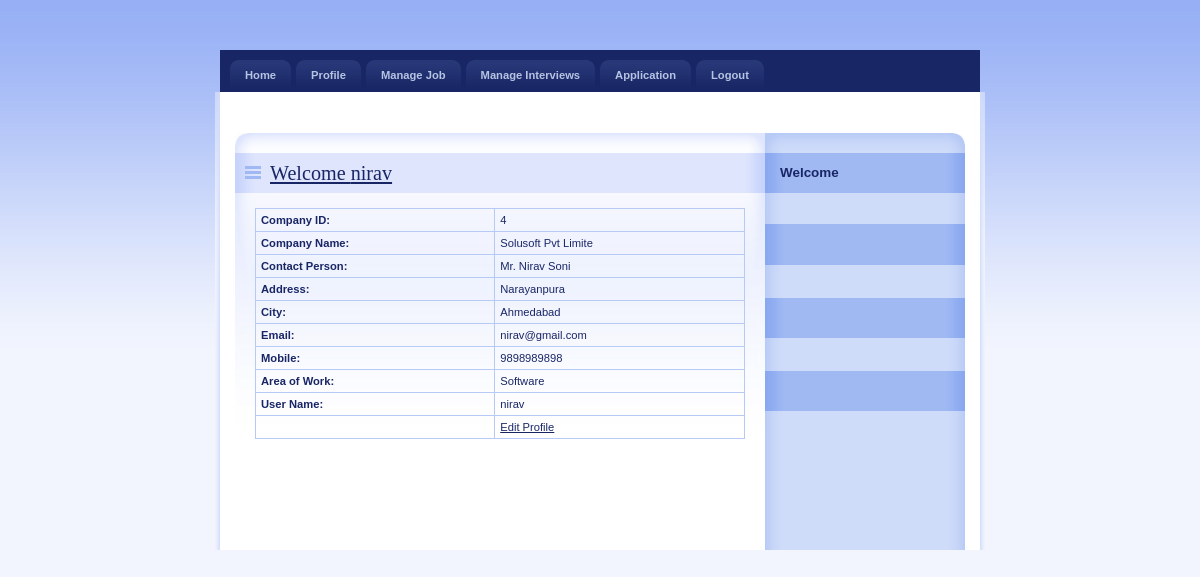
The app's page /Employer/Profile.php (signed in) with its own data.
### tables this page shows
CREATE TABLE IF NOT EXISTS `employer_reg` (
  `EmployerId` int(11) NOT NULL AUTO_INCREMENT,
  `CompanyName` varchar(20) NOT NULL,
  `ContactPerson` varchar(20) NOT NULL,
  `Address` varchar(100) NOT NULL,
  `City` varchar(20) NOT NULL,
  `Email` varchar(40) NOT NULL,
  `Mobile` bigint(20) NOT NULL,
  `Area_Work` varchar(40) NOT NULL,
  `Status` varchar(10) NOT NULL,
  `UserName` varchar(20) NOT NULL,
  `Password` varchar(20) NOT NULL,
  PRIMARY KEY (`EmployerId`)
);

### Employer/Profile.php (the view, shortened to what this page needs)
    <link rel="stylesheet" media="screen,projection" type="text/css" href="./css/main.css" />
    <link rel="stylesheet" media="print" type="text/css" href="./css/print.css" />
    <link rel="stylesheet" media="aural" type="text/css" href="./css/aural.css" />
</head>
<body id="www-url-cz">
<div id="main" class="box">
<?php
include "menu.php"
?>
    <div id="page" class="box">
    <div id="page-in" class="box">
        <div id="strip" class="box noprint">
            <p id="breadcrumbs">&nbsp;</p>
        </div>
        <div id="content">
            <div class="article">
                <h2><span><a href="#">Welcome <?php echo $_SESSION['$UserName_emp'];?></a></span></h2>
               <?php
$ID=$_SESSION['ID'];
$con = mysqli_connect("localhost","root","","job");
$sql = "select * from Employer_Reg where EmployerId ='".$ID."'  ";
$result = mysqli_query($con,$sql);
$row = mysqli_fetch_array($result)
?>
                <table width="100%" border="1" cellspacing="2" cellpadding="2">
                  <tr>
                    <td><strong>Company ID:</strong></td>
                    <td><?php echo $row['EmployerId'];?></td>
                  </tr>
                  <tr>
                    <td><strong>Company Name:</strong></td>
                    <td><?php echo $row['CompanyName'];?></td>
                  </tr>
                  <tr>
                    <td><strong>Contact Person:</strong></td>
                    <td><?php echo $row['ContactPerson'];?></td>
                  </tr>
                  <tr>
                    <td><strong>Address:</strong></td>
                    <td><?php echo $row['Address'];?></td>
                  </tr>
                  <tr>
                    <td><strong>City:</strong></td>
                    <td><?php echo $row['City'];?></td>
                  </tr>
                  <tr>
                    <td><strong>Email:</strong></td>
                    <td><?php echo $row['Email'];?></td>
                  </tr>
                  <tr>
                    <td><strong>Mobile:</strong></td>
                    <td><?php echo $row['Mobile'];?></td>
                  </tr>
                  <tr>
                    <td><strong>Area of Work:</strong></td>
                    <td><?php echo $row['Area_Work'];?></td>
                  </tr>
                  <tr>
                    <td><strong>User Name:</strong></td>
                    <td><?php echo $row['UserName'];?></td>
                  </tr>
                  <tr>
                    <td>&nbsp;</td>
                    <td><a href="EditProfile.php?EmployerId=<?php echo $row['EmployerId']; ?>">Edit Profile</a></td>
                  </tr>
                </table>
              <p>&nbsp;</p>
                <p class="btn-more box noprint">&nbsp;</p>
          </div>
        </div>
<?php
include "right.php"
?>
    </div>
    </div>
</div>
</body>
</html>

### Employer/css/main.css (style rules this page uses)
* { min-height:1px; }
body { border:0; margin:0; padding:0; background:#F2F5FE url("../design/bg.gif") 0 0 repeat-x; font:70%/160% "verdana",sans-serif; color:#192666; _text-align:center; }
a { color:#192666; }
p { border:0; margin:15px 0; padding:0; }
div { display:block; border:0; margin:0; padding:0; }
h1, h2, h3, h4, h5 { border:0; margin:15px 0 10px 0; padding:0; font-weight:bold; }
h2 { font-size:180%; line-height:100%; font-family:"georgia",serif; font-weight:normal; }
table { display:table; border-collapse:collapse; margin:15px 0; padding:0; border:1px solid #B7CAF6; font-size:100%; }
tr { display:table-row; }
th, td { display: table-cell; border:1px solid #B7CAF6; margin:0; padding:5px; vertical-align:top; text-align:left; }
a, img, span { border:0; margin:0; padding:0; }
strong, .strong { font-weight:bold; }
.box { min-height:1px; _height:1px; }
.box:after { content:"."; display:block; line-height:0px; font-size:0px; visibility:hidden; clear:both; }
#main { width:770px; margin:50px auto 0 auto; _text-align:left; }
#page { width:770px; min-height:1px; background:#FFF url("../design/bg_page.gif") 0 0 repeat-y; _height:1px; }
#page-in { min-height:1px; padding:10px 0; background:url("../design/bg_page_in.jpg") 0 0 no-repeat; _height:1px; }
#strip { position:relative; clear:both; padding:3px 20px 10px 20px; color:#6182D1; }
#strip p { margin:0; }
#strip #breadcrumbs { width:520px; margin:0; padding:0; }
#content { float:left; width:530px; _width:550px; margin:0; padding:0 0 0 20px; }
#content .article { clear:both; margin:0; padding:20px; background:url("../design/content_article_bg.jpg") 0 0 no-repeat; }
#content .article h2 { margin:0 -20px; padding:10px; background:#DEE5FD url("../design/content_title_bg.gif") 0 0 repeat-y; color:#192666; }
#content .article h2 span { background:url("../design/ico_list.gif") 0 50% no-repeat; padding-left:25px; }
#content .article p { text-align:justify; }
#content .btn-more { margin:0 0 15px 0; padding:0; border:0; position:relative; }

### Employer/css/print.css (style rules this page uses)
body { border:0; margin:0; padding:0; font-size:12pt }
a { color:#000; text-decoration:none; }
h1, h2, h3 { page-break-after:avoid; page-break-inside:avoid; }
table { border-collapse: collapse; border-width:1px; border-style:solid; }
th, td { display:table-cell; border-width:1px; border-style:solid; }
.noprint { display:none; }

### Employer/css/aural.css (style rules this page uses)
body { voice-family:paul,male; volume:loud; speech-rate:slow; richness:90; stress:20; }
h1, h2, h3, h4, h5 { cue-before:url("ping.au"); }
p, table { pause:50ms; }
strong { pitch:medium; pitch-range:60; stress:90; richness:90; }

### records on screen
employer_reg: EmployerId "4", CompanyName "Solusoft Pvt Limite", ContactPerson "Mr. Nirav Soni", Address "Narayanpura", City "Ahmedabad", Email "nirav@gmail.com", Mobile "9898989898", Area_Work "Software", UserName "nirav"

### other values on screen
$_SESSION['$UserName_emp'] "nirav"
